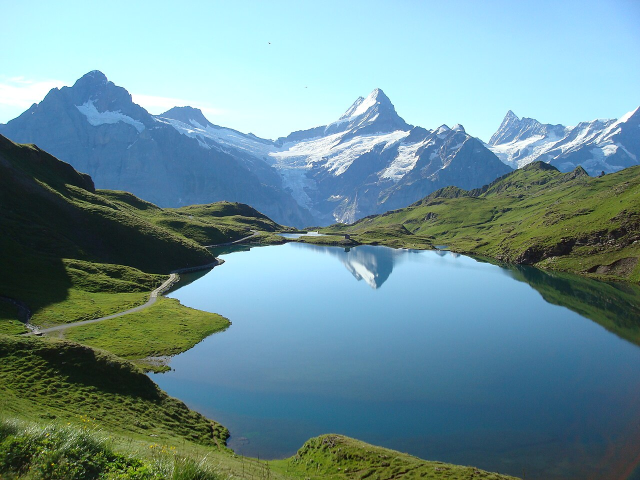
#> input picture photos/Bachalpsee.jpg, 1280 x 960 px (shown at 1/2 size); its folder holds only this picture in this run
$ python main_3.py photos/Bachalpsee.jpg
#> lines starting #> are read from the running program, lines starting #| are printed output that depends on the picture
### ColorGrading.py
"""Tonal colour correction settings applied after colorization.

Every value at its default leaves the colours exactly as DDColor made them.
The settings live in ColorAIConfig.grading; KROK 2 run arguments such as
"temperature=25 saturation=1.3" override them for one run.
"""

from dataclasses import dataclass, fields, replace
from typing import Dict, Iterable, Tuple


@dataclass(frozen=True)
class ColorGrading:
	temperature: float = 0.0
	tint: float = 0.0
	saturation: float = 1.0
	vibrance: float = 0.0
	hue_shift: float = 0.0
	highlight_warmth: float = 0.0
	shadow_warmth: float = 0.0
	cast_removal: float = 0.0

	# Allowed range of each setting, inclusive.
	RANGES = {
		"temperature": (-100.0, 100.0),
		"tint": (-100.0, 100.0),
		"saturation": (0.0, 3.0),
		"vibrance": (-100.0, 100.0),
		"hue_shift": (-180.0, 180.0),
		"highlight_warmth": (-100.0, 100.0),
		"shadow_warmth": (-100.0, 100.0),
		"cast_removal": (0.0, 1.0),
	}

	def __post_init__(self):
		for name, (low, high) in self.RANGES.items():
			value = getattr(self, name)
			if not low <= value <= high:
				raise ValueError("Korekta barw: %s=%g poza zakresem %g..%g" % (name, value, low, high))

	@property
	def is_neutral(self) -> bool:
		return self == ColorGrading()

	# [22 lines left out: functions with_args, summary, not called in this run]

### ColorAIConfig.py
"""Every path and setting the three ColorAI pipelines share.

All folders are resolved against the project folder - the one holding
ColorAI.catnip - so the same code works in a venv on C:, from a src/ folder of
generated sources, and in a Docker run, where the project sits in /app.

Every setting is a parameter of __init__ with a default, so CatNip's
INITIALISER panel lists and edits them all; main constructs ColorAIConfig()
without arguments, so the values set there are the ones a run uses.
"""

import os
from pathlib import Path

from ColorGrading import ColorGrading


def _project_dir() -> Path:
	"""The folder with the .catnip: this file's own, or the one above it."""
	here = Path(os.path.dirname(os.path.abspath(__file__)))
	if not any(here.glob("*.catnip")) and here.parent != here and any(here.parent.glob("*.catnip")):
		return here.parent
	return here


class ColorAIConfig:
	TONES = ("sepia", "grayscale")

	def __init__(self, project_dir: str="", models_folder: str="models", input_folder: str="input", output_folder: str="output", photos_folder: str="photos", weights_repo: str="piddnad/ddcolor_modelscope", weights_files: tuple=("pytorch_model.bin", "config.json"), code_repo: str="piddnad/DDColor", code_commit: str="2adb63f2656ac41cbdf7b894cddd94121a3faf13", code_packages: tuple=("ddcolor", "basicsr"), input_size: int=512, default_tone: str="sepia", jpeg_quality: int=95, temperature: float=0.0, tint: float=30.0, saturation: float=1.0, vibrance: float=0.0, hue_shift: float=0.0, highlight_warmth: float=0.0, shadow_warmth: float=0.0, cast_removal: float=0.0, image_extensions: tuple=(".jpg", ".jpeg", ".png", ".bmp", ".tif", ".tiff", ".webp")):
		# Empty = the folder holding ColorAI.catnip.
		self.project_dir = Path(project_dir) if project_dir else _project_dir()

		# Folder names, relative to the project folder.
		self.models_folder = models_folder
		self.input_folder = input_folder
		self.output_folder = output_folder
		self.photos_folder = photos_folder

		# DDColor (ICCV 2023), "modelscope" checkpoint: ConvNeXt-L encoder, 512 px.
		# The weights come from the authors' own Hugging Face repo, the network code
		# from their GitHub repo, pinned to one commit so a later push cannot change
		# what runs here.
		self.weights_repo = weights_repo
		self.weights_files = tuple(weights_files)
		self.code_repo = code_repo
		self.code_commit = code_commit
		self.code_packages = tuple(code_packages)
		if input_size < 64 or input_size % 32:
			raise ValueError("input_size=%d - musi byc wielokrotnoscia 32, co najmniej 64 (zalecane 512)" % input_size)
		self.input_size = input_size

		# Optional aging pipeline. A run argument overrides it.
		if default_tone not in self.TONES:
			raise ValueError("default_tone='%s' - dozwolone: %s" % (default_tone, ", ".join(self.TONES)))
		self.default_tone = default_tone
		if not 1 <= jpeg_quality <= 100:
			raise ValueError("jpeg_quality=%d poza zakresem 1..100" % jpeg_quality)
		self.jpeg_quality = jpeg_quality

		# Colour correction after DDColor (KROK 2). Defaults change nothing; KROK 2
		# run arguments such as "temperature=20 saturation=1.3" override them.
		# ColorGrading checks the ranges.
		self.grading = ColorGrading(
			temperature=temperature, tint=tint, saturation=saturation, vibrance=vibrance,
			hue_shift=hue_shift, highlight_warmth=highlight_warmth,
			shadow_warmth=shadow_warmth, cast_removal=cast_removal)

		self.image_extensions = tuple(e.lower() for e in image_extensions)

	@property
	def models_dir(self) -> Path:
		return self.project_dir / self.models_folder

	@property
	def weights_dir(self) -> Path:
		return self.models_dir / self.weights_repo.split("/")[-1]

	@property
	def weights_path(self) -> Path:
		return self.weights_dir / self.weights_files[0]

	@property
	def code_dir(self) -> Path:
		return self.models_dir / "ddcolor_code"

	@property
	def input_dir(self) -> Path:
		return self.project_dir / self.input_folder

	@property
	def output_dir(self) -> Path:
		return self.project_dir / self.output_folder

	@property
	def photos_dir(self) -> Path:
		return self.project_dir / self.photos_folder

	def weights_url(self, file_name: str) -> str:
		return "https://huggingface.co/%s/resolve/main/%s" % (self.weights_repo, file_name)

	def code_url(self) -> str:
		return "https://codeload.github.com/%s/zip/%s" % (self.code_repo, self.code_commit)

	def is_image(self, path: Path) -> bool:
		return path.suffix.lower() in self.image_extensions

	def ensure_dirs(self) -> "ColorAIConfig":
		for folder in (self.models_dir, self.input_dir, self.output_dir, self.photos_dir):
			folder.mkdir(parents=True, exist_ok=True)
		return self

	def config(self):
		return

### ImageFiles.py
"""Reads and writes images with OpenCV, including paths with Polish letters.

cv2.imread / cv2.imwrite cannot open "C:\\Zdjecia\\Babcia_Łódź.jpg" on
Windows - they silently return None. Going through numpy bytes avoids that.
"""

from pathlib import Path

import cv2
import numpy as np


class ImageFiles:
	def __init__(self, jpeg_quality: int = 95):
		self.jpeg_quality = jpeg_quality

	def read(self, path: Path) -> np.ndarray:
		"""The image as a BGR uint8 array, EXIF rotation applied."""
		data = np.fromfile(str(path), dtype=np.uint8)
		image = cv2.imdecode(data, cv2.IMREAD_COLOR)
		if image is None:
			raise ValueError("Nie da sie odczytac obrazu: %s" % path)
		return image

	def write(self, image: np.ndarray, path: Path) -> Path:
		"""Saves a BGR uint8 array; the format follows the file extension."""
		path = Path(path)
		path.parent.mkdir(parents=True, exist_ok=True)
		params = []
		if path.suffix.lower() in (".jpg", ".jpeg"):
			params = [cv2.IMWRITE_JPEG_QUALITY, self.jpeg_quality]
		ok, encoded = cv2.imencode(path.suffix, image, params)
		if not ok:
			raise ValueError("Nie da sie zapisac obrazu jako %s" % path.suffix)
		encoded.tofile(str(path))
		return path

	def show(self, title: str, image: np.ndarray, max_width: int = 1600) -> None:
		"""Puts the image in CatNip's Output tab.

		CatNip's runner captures cv2.imshow, in a venv and in Docker alike. A
		plain terminal with headless OpenCV has no window, so there it is skipped.
		"""
		if image.shape[1] > max_width:
			scale = max_width / float(image.shape[1])
			image = cv2.resize(image, (max_width, int(image.shape[0] * scale)), interpolation=cv2.INTER_AREA)
		try:
			cv2.imshow(title, image)
		except cv2.error:
			pass

	def preview(self, result_title: str, before: np.ndarray, after: np.ndarray) -> None:
		"""The result on its own, then before and after side by side."""
		self.show(result_title, after)
		self.show("Przed / po", np.hstack([before, after]))

### PhotoToner.py
"""Turns a colour photo into a black-and-white or sepia one - no AI involved.

Black-and-white is the photo's luminance (ITU-R BT.601 weights, what OpenCV
uses). Sepia tints that same luminance with a warm brown, the way a toned
print looks, and lifts the blacks a little, as old paper never was pure black.
Both are saved as three-channel images, so every viewer and DDColor read them
the same way.
"""

import cv2
import numpy as np


class PhotoToner:
	TONES = ("grayscale", "sepia")

	# Brown of a toned print, as BGR multipliers of the lightness. Red stays at
	# 1.0 so highlights turn cream instead of clipping.
	SEPIA_BGR = np.array([0.69, 0.86, 1.00], dtype=np.float32)
	SEPIA_BLACK = 18.0

	def tone(self, image_bgr: np.ndarray, tone: str) -> np.ndarray:
		if tone == "grayscale":
			return self.grayscale(image_bgr)
		if tone == "sepia":
			return self.sepia(image_bgr)
		raise ValueError("Nieznany ton '%s' - dozwolone: %s" % (tone, ", ".join(self.TONES)))

	def grayscale(self, image_bgr: np.ndarray) -> np.ndarray:
		gray = cv2.cvtColor(image_bgr, cv2.COLOR_BGR2GRAY)
		return cv2.cvtColor(gray, cv2.COLOR_GRAY2BGR)

	def sepia(self, image_bgr: np.ndarray) -> np.ndarray:
		gray = cv2.cvtColor(image_bgr, cv2.COLOR_BGR2GRAY).astype(np.float32)
		gray = self.SEPIA_BLACK + gray * (255.0 - self.SEPIA_BLACK) / 255.0
		toned = gray[:, :, None] * self.SEPIA_BGR[None, None, :]
		return np.clip(toned, 0, 255).astype(np.uint8)

### PhotoLocator.py
"""Finds the photo picked in a File content block.

CatNip writes a File content block's path into main only when Generate
Blueprint runs, and the mains here are hand-written, so the pick is read
straight out of ColorAI.catnip (plain JSON): the node whose output connector
carries the given title holds the path in nodeData.codeText.

In a Docker run the Windows path does not exist - the container sees /app,
not C: - so the file is then looked up by name in the project folders. If the
block is empty or the file is nowhere, the newest image in a fallback folder is
used, so a run never dies on a missing path.
"""

import json
import os
from pathlib import Path
from typing import Iterable, List, Optional

from ColorAIConfig import ColorAIConfig


class PhotoLocator:
	def __init__(self, config: ColorAIConfig):
		self.config = config

	def locate(self, connector: str, fallback_dirs: Iterable[Path]) -> Path:
		picked = self.path_from_block(connector)
		if picked:
			if os.path.isfile(picked):
				return Path(picked)
			found = self.find_by_name(os.path.basename(picked.replace("\\", "/")))
			if found:
				print("[Zdjecie] %s nie istnieje tutaj - uzywam %s" % (picked, found))
				return found
			print("[Zdjecie] Nie znaleziono %s" % picked)

		folders = list(fallback_dirs)
		newest = self.newest_image(folders)
		if newest:
			print("[Zdjecie] Brak wyboru w bloku - biore najnowszy obraz: %s" % newest)
			return newest
		raise FileNotFoundError(
			"Nie wskazano zdjecia. Wybierz plik w bloku File content (zlacze '%s') "
			"albo wrzuc obraz do: %s" % (connector, ", ".join(str(f) for f in folders)))

	def path_from_block(self, connector: str) -> Optional[str]:
		project = self.find_project()
		if project is None:
			return None
		try:
			data = json.loads(project.read_text(encoding="utf-8-sig"))
		except (OSError, ValueError):
			return None
		for node in data.get("nodes", []):
			node_data = node.get("nodeData", {})
			outputs = node_data.get("settings", {}).get("outputConnectionSettings", [])
			if any(o.get("title") == connector for o in outputs):
				path = (node_data.get("codeText") or "").strip().strip('"')
				return path or None
		return None

	def find_project(self) -> Optional[Path]:
		here = self.config.project_dir
		candidates = [here]
		if here.parent != here and here.parent.parent != here.parent:
			candidates.append(here.parent)
		for folder in candidates:
			projects = sorted(folder.glob("*.catnip"))
			if projects:
				return projects[0]
		return None

	def search_dirs(self) -> List[Path]:
		c = self.config
		return [d for d in (c.project_dir, c.photos_dir, c.input_dir) if d.is_dir()]

	# [8 lines left out: function find_by_name, not called in this run]

	def newest_image(self, folders: Iterable[Path]) -> Optional[Path]:
		images = [p for f in folders if f.is_dir() for p in f.iterdir()
			if p.is_file() and self.config.is_image(p)]
		return max(images, key=lambda p: p.stat().st_mtime) if images else None

### main_3.py
"""OPCJONALNIE - zamien zdjecie na czarno-biale albo sepie (bez AI).

Samodzielne narzedzie, niezalezne od krokow 1 i 2: przydaje sie np. do
przygotowania zdjecia testowego dla kolorowania. Zdjecie wskazuje blok File
content "Zdjecie do postarzenia"; gdy blok jest pusty, bierzemy najnowszy
obraz z photos/. Wynik trafia do input/<nazwa>_sepia.jpg albo
input/<nazwa>_bw.jpg i jest pokazywany w zakladce Output.

Ton wybiera argument uruchomienia w Run Engine: "sepia" albo "grayscale"
(mozna tez "bw"). Bez argumentu uzywany jest ColorAIConfig.default_tone.
"""

import sys

from ColorAIConfig import ColorAIConfig
from ImageFiles import ImageFiles
from PhotoLocator import PhotoLocator
from PhotoToner import PhotoToner

#: Tytul zlacza bloku File content z wybranym zdjeciem.
PHOTO_CONNECTOR = "photo_to_age"

TONE_ALIASES = {"bw": "grayscale", "gray": "grayscale", "grey": "grayscale",
	"czarnobiale": "grayscale", "czarno-biale": "grayscale"}
FILE_SUFFIX = {"grayscale": "bw", "sepia": "sepia"}


def tone_from_args(argv, default):
	for arg in argv:
		name = arg.lstrip("-").lower()
		name = TONE_ALIASES.get(name, name)
		if name in PhotoToner.TONES:
			return name
	return default


def main():
	photo_to_age = r"input/270388_pole_kwiaty_drzewo_chmury.jpg"
	print("=" * 72)
	print("OPCJONALNIE  ZDJECIE CZARNO-BIALE / SEPIA (bez AI)")
	print("=" * 72)

	config = ColorAIConfig().ensure_dirs()
	tone = tone_from_args(sys.argv[1:], config.default_tone)

	photo = PhotoLocator(config).locate(PHOTO_CONNECTOR, [config.photos_dir])
	files = ImageFiles(config.jpeg_quality)
	image = files.read(photo)
#> in read, image is the input picture: shape (960, 1280, 3); mean B, G, R 150.4, 144.1, 108.6
	print("[Zdjecie] %s  (%dx%d)" % (photo, image.shape[1], image.shape[0]))
#| [Zdjecie] photos/Bachalpsee.jpg  (1280x960)
	print("[Ton]     %s" % tone)

	toned = PhotoToner().tone(image, tone)
#> in sepia, `gray = cv2.cvtColor(image_bgr, cv2.COLOR_BGR2GRAY).astype(np.float32)`:
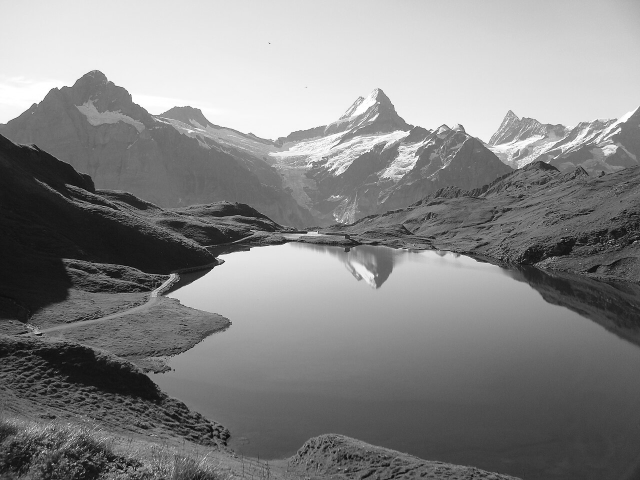
#> gray: shape (960, 1280) float32 (shown at 1/2 size); min 0, max 255, mean 134.2
#> in sepia, `toned = gray[:, :, None] * self.SEPIA_BGR[None, None, :]`:
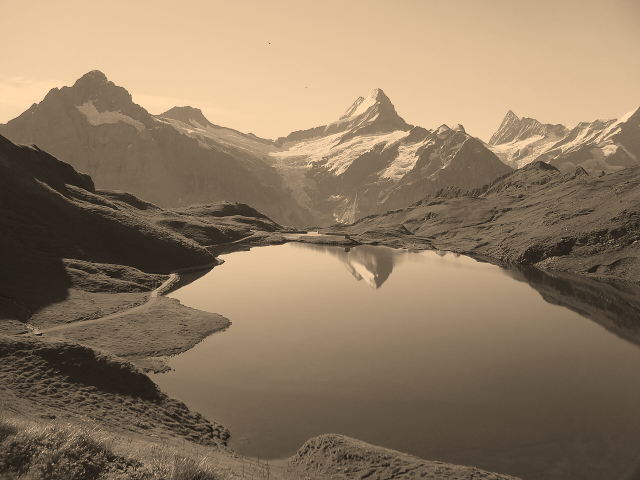
#> toned: shape (960, 1280, 3) float32 (shown at 1/2 size); mean of channels 0, 1, 2 98.4, 122.9, 142.7; drawn as B, G, R

	target = config.input_dir / ("%s_%s.jpg" % (photo.stem, FILE_SUFFIX[tone]))
	files.write(toned, target)
	files.preview("%s: %s" % (tone, target.name), image, toned)
#> call 2 of show, with title = 'Przed / po', max_width = 1600
#> in show (call 2), `image = cv2.resize(image, (max_width, int(image.shape[0] * scale)), in..`:
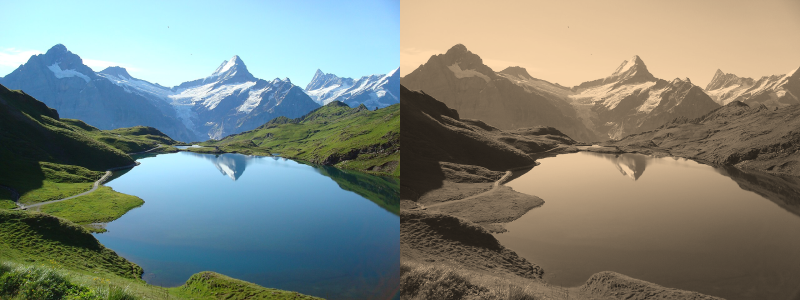
#> image: shape (600, 1600, 3) (shown at 1/2 size); mean of channels 0, 1, 2 124.2, 133.2, 125.4; drawn as B, G, R
	print("")
	print("[Wynik] -> %s" % target)


if __name__ == "__main__":
	main()
